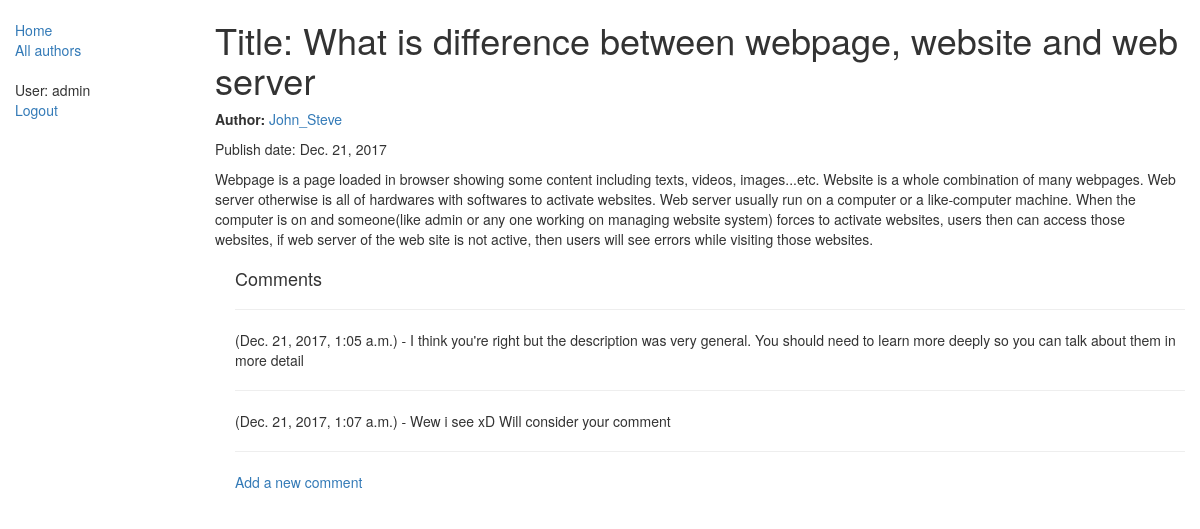
Screenshot of /blog/6 (signed in) with the database file from the repository.
### blog/models.py (models this page shows, shortened)
class Blog(models.Model):
    title=models.CharField(max_length=200)
    author=models.ForeignKey('Author',on_delete=models.SET_NULL,null=True)
    content=models.TextField(max_length=5000,help_text='You are only allowed to post charecters')
    pub_date = models.DateField(default=date.today)
    class Meta:
        ordering=['-pub_date']

class Author(models.Model):
    name=models.ForeignKey(User, on_delete=models.SET_NULL,null=True)
    information=models.CharField(max_length=1000)
    def __str__(self):
        return self.name.username

class Comment(models.Model):
    user=models.ForeignKey(User, on_delete=models.SET_NULL,null=True)
    content=models.TextField(max_length=1000)
    post=models.ForeignKey(Blog,on_delete=models.CASCADE)
    post_date=models.DateTimeField(auto_now_add=True)
    class Meta:
        ordering=['post_date']

### blog/views.py (the view)
# urls.py: url(r'^(?P<pk>\d+)$',views.BlogDetailView.as_view(),name='blog-detail'),
class BlogDetailView(generic.DetailView):
    model=Blog

### blog/templates/blog/blog_detail.html (shortened to what this page needs)
<!DOCTYPE html>
<html lang="en">
<head>
</head>
<body>
{% extends "base_generic.html" %}
{% block content %}
<h1>Title: {{ blog.title }}</h1>
<p><strong>Author:</strong> <a href="{% url 'author-detail' blog.author.pk %}">{{ blog.author }}</a></p>
<p>Publish date: {{blog.pub_date}} </p>
<p>{{blog.content}}</p>
<div style="margin-left:20px;margin-top:20px">
<h4>Comments</h4>
{% for comment in blog.comment_set.all %}
<hr>
<p>{{comment.author}} ({{comment.post_date}}) - {{comment.content}}</p>
{% endfor %}
<hr>
{% if user.is_authenticated %}
  <a href="{% url 'blog-comment' blog.pk %}">Add a new comment</a></p>
{% else %}
  <p><a href="{% url 'login'%}?next={{request.path}}">Login</a> to add a new comment</p>
{% endif %}
</div>
{% endblock %}

### blog/templates/base_generic.html (shortened to what this page needs)
<!DOCTYPE html>
<html lang="en">
<head>
    <link rel="stylesheet" href="https://maxcdn.bootstrapcdn.com/bootstrap/3.3.7/css/bootstrap.min.css">
    {% load static %}
    <link rel="stylesheet" href="{% static 'css/style.css' %}">
</head>
<body>
<div class="container-fluid">
    <div class="row">
        <div class="col-sm-2">
            {% block sidebar %}
            <ul class="sidebar-nav">
                <li><a href="{% url 'blogs' %}">Home</a></li>
                <li><a href="{% url 'authors' %}">All authors</a></li>
            </ul>
            {% endblock %}
            <ul class="sidebar-nav">
                {% if user.is_authenticated %}
                <li>User: {{ user.get_username }}</li>
                <li><a href="{% url 'logout'%}?next={{request.path}}">Logout</a></li>
                {% else %}
                <li><a href="{% url 'login'%}?next={{request.path}}">Login</a></li>
                {% endif %}
            </ul>
        </div>
        <div class="col-sm-10 ">
            {% block content %}{% endblock %}
        </div>
    </div>
</div>
</body>
</html>

### blog/static/css/style.css (style rules this page uses)
.sidebar-nav { margin-top: 20px; padding: 0; list-style: none; }

### rows the page displays
Blog: title "What is difference between webpage, website and web server", author "John_Steve", pub_date "Dec. 21, 2017", content "Webpage is a page loaded in browser showing some content including texts, videos, images...etc. Website is a whole combination of many webpages. Web server otherwise is all of hardwares with softwares to activate websites. Web server usually run on a computer or a like-computer machine. When the computer is on and someone(like admin or any one working on managing website system) forces to activate websites, users then can access those websites, if web server of the web site is not active, then users will see errors while visiting those websites."
Comment: post_date "Dec. 21, 2017, 1:05 a.m.", content "I think you're right but the description was very general. You should need to learn more deeply so you can talk about them in more detail"
Comment: post_date "Dec. 21, 2017, 1:07 a.m.", content "Wew i see xD Will consider your comment"

### other values shown
{{ user.get_username }} "admin"
